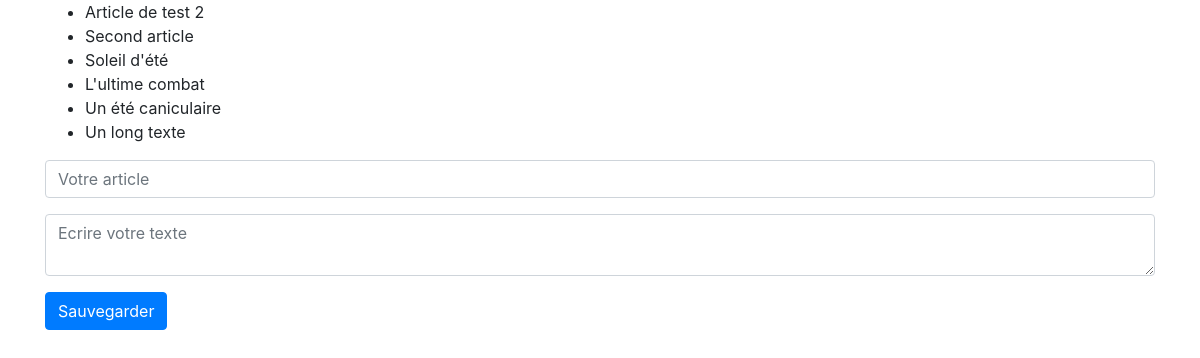
/blog/index.php, run on an earlier commit of the app's database.
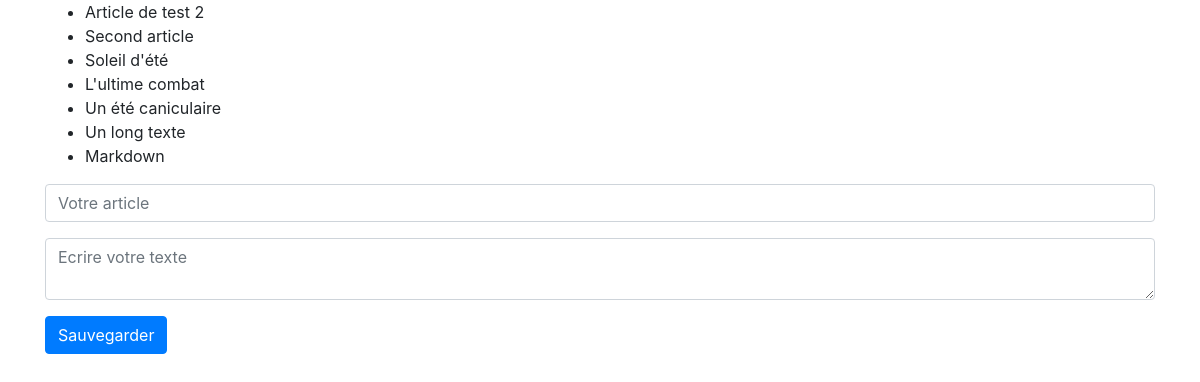
And on a later commit of the database.
### tables this page shows
CREATE TABLE "posts" (
	"id"	INTEGER PRIMARY KEY AUTOINCREMENT,
	"name"	TEXT,
	"content"	TEXT,
	"created_at"	INTEGER
);

### blog/index.php (the view, shortened to what this page needs)
<?php
$pdo = new PDO('sqlite:../data.db', null, null, [
    PDO::ATTR_ERRMODE => PDO::ERRMODE_EXCEPTION,
    PDO::ATTR_DEFAULT_FETCH_MODE => PDO::FETCH_OBJ
]);
$error = null;
try {
    $query = $pdo->query('SELECT * from posts');
    $posts = $query->fetchAll();
} catch (PDOException $e) {
    $error = $e->getMessage();
}
require_once '../elements/header.php';
?>
<div class="container">
    <?php if ($error) : ?>
        <div class="alert alert-danger">
            <?= $error ?>
        </div>
    <?php else : ?>
        <ul>
            <?php foreach ($posts as $post) : ?>
                <li><?= htmlentities($post->name) ?></li>
            <?php endforeach ?>
        </ul>
        <form action="" method="post">
            <div class="form-group">
                <input type="text" name="name" class="form-control" placeholder="Votre article">
            </div>
            <div class="form-group">
                <textarea name="content" class="form-control" placeholder="Ecrire votre texte"></textarea>
            </div>
            <button class="btn btn-primary">Sauvegarder</button>
        </form>
    <?php endif ?>
</div>
<?php require_once '../elements/footer.php'; ?>

### elements/header.php (shortened to what this page needs)
<!DOCTYPE html>
<html lang="en">
<head>
    <link rel="stylesheet" href="https://stackpath.bootstrapcdn.com/bootstrap/4.5.0/css/bootstrap.min.css"
>
</head>
<body>

### elements/footer.php
</body>
</html>

What changed in the data, as far as the page shows it:
added posts: name "Markdown"
